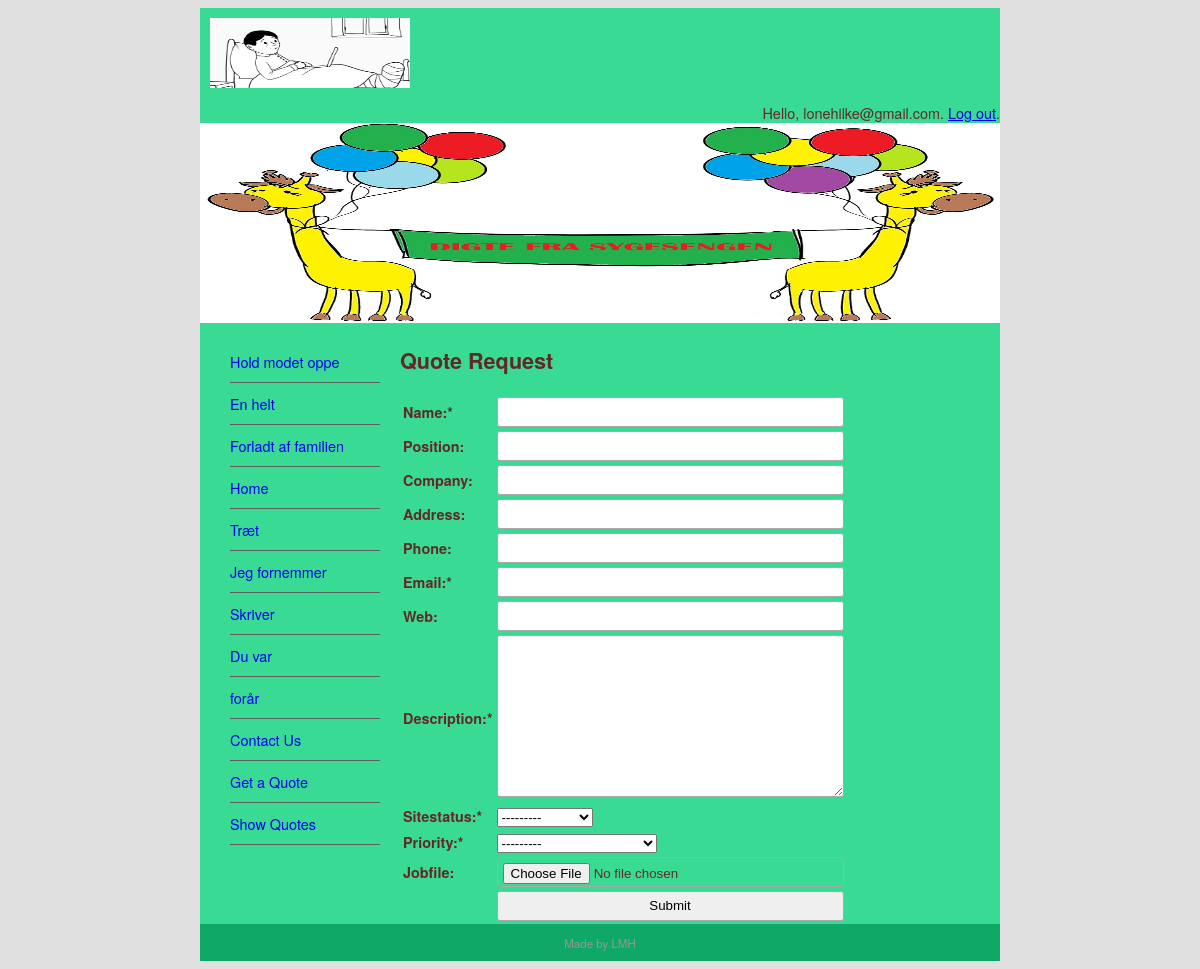
The page /quote/ (signed in) on the database its author committed.
### pages/models.py (models this page shows, shortened)
class Page(models.Model):
    title = models.CharField(max_length=60)
    permalink = models.CharField(max_length=12, unique=True)
    update_date = models.DateTimeField('Last updated')
    bodytext = models.TextField('Page Content', blank= True)
    thumb = models.ImageField(default='default.png', blank=True)

### quotes/views.py (the view)
# urls.py: path('', views.quote_req, name='quote-request'),
@login_required(login_url=reverse_lazy('login'))
def quote_req(request):
    submitted = False
    if request.method == 'POST':
        form = QuoteForm(request.POST, request.FILES)
        if form.is_valid():
            quote = form.save(commit=False)
            try:
                quote.username = request.user
            except Exception:
                pass
            quote.save()
            return HttpResponseRedirect('/quote/?submitted=True')
    else:
        form = QuoteForm()
        if 'submitted' in request.GET:
            submitted = True
    return render(request, 'quotes/quote.html', {'form': form, 'page_list': Page.objects.all(), 'submitted': submitted})

### quotes/forms.py
class QuoteForm(ModelForm):
    required_css_class = 'required'
    class Meta:
        model = Quote
        fields = [
            'name', 'position', 'company', 'address',
            'phone', 'email', 'web', 'description',
            'sitestatus', 'priority', 'jobfile'
        ]

### quotes/templates/quotes/quote.html (shortened to what this page needs)
{% extends "base.html" %}
{% block sidenav %}
    {% for page in page_list %}
        <li><a href="{{ page.permalink }}">{{ page.title }}</a></li>
    {% endfor %}
{% endblock sidenav %}
{% block content %}
<h1>Quote Request</h1>
{% if submitted %}
    <p class="success">
        Your quote was submitted successfully. Thank you.
    </p>
{% else %}
    <form action="" enctype="multipart/form-data" method="post" novalidate>
    <table>
        {{ form.as_table }}
        <tr>
            <td>&nbsp;</td>
            <td><input type="submit" value="Submit"></td>
        </tr>
    </table>
    </form>
{% endif %}
{% endblock content %}

### abc_site/templates/base.html (shortened to what this page needs)
{% load static %}
<!doctype html>
<html>
<head>
<link href="{% static 'main.css' %}" rel="stylesheet" type="text/css">
</head>
<body>
<div id="wrapper">
  <header id="header">
    <div id="logo"><img src="{% static 'sygemeldt.webp' %}" width="200" height="70" alt=""/></div>
      <span style="float: right;">
        {% if user.is_authenticated %}
          Hello, {{ user.username }}. <a href="{% url 'logout' %}?next=/">Log out</a>.
        {% else %}
          Not logged in. <a href="{% url 'login' %}?next=/">Log in</a>.
        {% endif %}
      </span>
    <div id="topbanner"><img src="{% static 'GIRAFBANNER.jpg' %}" width="800" height="200" alt=""/></div>
  </header>
  <aside id="leftsidebar">
    <nav id="nav">
    <ul>
      {% block sidenav %}{% endblock sidenav %}
      <li><a href="/contact">Contact Us</a></li>
      <li><a href="/quote/">Get a Quote</a></li>
      <li><a href="/quote/show">Show Quotes</a></li>
    </ul>
    </nav>
  </aside>
  <section id="main">
      {% block content %}{% endblock content %}
  </section>
  <footer id="footer">Made by LMH</footer>
</div>
</body>
</html>

### abc_site/static/main.css (style rules this page uses)
#header { border-style: none; width: 800px; height: auto; }
#wrapper { margin-top: 0px; margin-left: auto; margin-right: auto; background-color: #39da94; width: 800px; }
body { background-color: #E0E0E0; font-family: Gotham, "Helvetica Neue", Helvetica, Arial, sans-serif; font-size: 0.9em; text-align: justify; color: #622828; }
#footer { text-align: center; font-size: 0.8em; margin-top: 5px; padding-top: 10px; padding-bottom: 10px; background-color: #0fa866; border-top: thin solid #0fa866; clear: both; color: #969696; }
#nav li { padding-top: 10px; padding-bottom: 10px; font-size: 1em; list-style-type: none; border-bottom: thin solid #5F5F5F; color: #4C4C4C; left: 0px; list-style-position: inside; margin-left: -10px; }
#nav li a { text-decoration: none; }
#leftsidebar { width: 180px; height: auto; float: left; color: green; }
#main { width: 560px; float: left; margin-left: 20px; margin-right: 10px; padding-right: 10px; }
#logo { padding: 10px; }
input, textarea { width: 100%; padding: 5px!important; -webkit-box-sizing: border-box; -moz-box-sizing: border-box; box-sizing: border-box; border-radius: 3px; border-style: solid; border-width: 1px; border-color: rgb(169,169,169) }
input { height: 30px; }
.required label:after { content: "*"; }

### rows shown on the page
Page: title "Hold modet oppe"
Page: title "En helt"
Page: title "Forladt af familien"
Page: title "Home"
Page: title "Træt"
Page: title "Jeg fornemmer"
Page: title "Skriver"
Page: title "Du var"
Page: title "forår"

### other values the page prints
{{ user.username }} "lonehilke@gmail.com"
